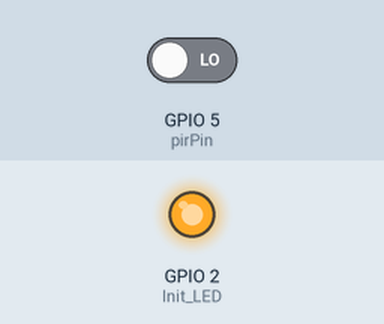
This sketch was run on a simulated ESP8266 (Wemos D1 mini). On the bench: output pins drawn as LEDs (lit = HIGH). Inputs (shaded band) come from the test bench; at power-on: GPIO 5 (pirPin) LOW. Uploads are accepted with an empty reply; what the sketch prints to the serial monitor is not drawn.

Above: at 4.7 s.
4.8 s: GPIO 5 (pirPin) driven HIGH
At 6.4 s:
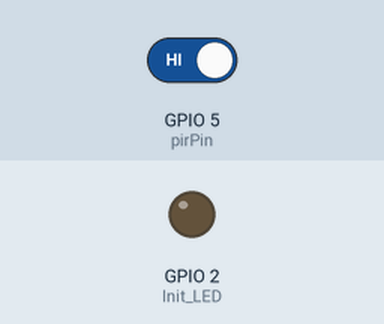
Timing chart, 0 to 8.2 s (numbered marks = the images above; inputs shaded):
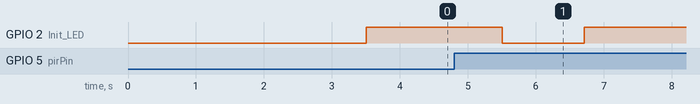

The sketch:

PIR_Wemos.ino
```cpp
#include <ESP8266WiFi.h>
#include <WiFiClient.h>
#include <ESP8266WebServer.h>
#include <ESP8266HTTPClient.h>
#include <Ticker.h>
Ticker timer1;

#include <Lightbo_lt.h>

Lightbo_lt lightbolt;

int pirPin = 5; // PIR sensor is attached to D1 mini D1 pin which maps to pin 5 for arduino library
volatile boolean motion = false;
volatile boolean toPing = false;

void ICACHE_RAM_ATTR onTimerISR(){
    Serial.println("INTERRUPT: Timer");
    toPing = true;
    //Serial.println(toPing);
}

void ICACHE_RAM_ATTR stateChange() //Interrupt function
{
    Serial.println("INTERRUPT: Motion.");
    motion = true;
    //Serial.println(motion);
}

void setup() {
  Serial.begin(115200);

  lightbolt.wifiConnect();

  pinMode(2,OUTPUT); // Init LED
  pinMode(pirPin, INPUT); // Set PIR pin as input pin
  digitalWrite(2,HIGH); // LED OFF

  attachInterrupt(digitalPinToInterrupt(pirPin), stateChange, RISING); // Sets the interrupt function, falling edge triggered interrupts.

  // Initialize Ticker "every 10s"
  timer1.attach(10, onTimerISR);
}

void loop() {
    /*Serial.println("LOOP: New LOOP.");
    Serial.println(toPing);
    Serial.println(motion);*/
    if (motion) //low = no motion, high = motion
    {
      motion = false;
      digitalWrite(2,LOW); // LED ON
      Serial.println("LOOP: Motion.");
      lightbolt.event("Infrared motion detected");
      delay(1000);
      digitalWrite(2,HIGH); // LED OFF
    }

    if (toPing)
    {
      toPing = false;
      Serial.println("LOOP: Ping.");
      lightbolt.ping();
    }

    delay(1000);

    //Serial.println("LOOP: END of LOOP.");
}
```

Measured:
- after the input at 4.8 s, GPIO 2 (Init_LED): HIGH → LOW after 0.70 s, → HIGH 1.2 s later
